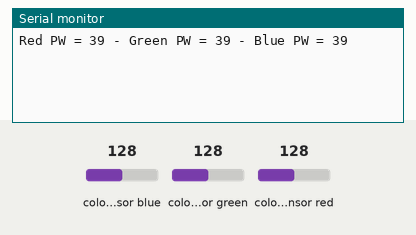
A sketch run on a simulated Arduino Uno, built with avr-gcc and run on an emulated ATmega328P. On the bench: the last lines printed to the serial monitor. Wiring (inferred from the names in the program): TCS3200 colour sensor: output pin 4; S2 pin 2; S3 pin 3. Inputs (shaded band) come from the test bench; at power-on: colour sensor blue 128, colour sensor green 128, colour sensor red 128.

Above: at 1.2 s.
1.3 s: colour sensor blue set to 191
At 2.3 s:
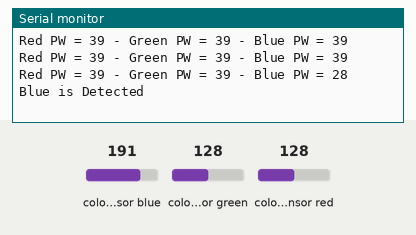
3.9 s: colour sensor green set to 250
At 5.3 s:
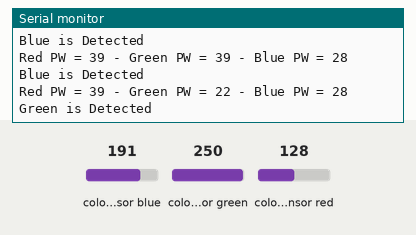
6.9 s: colour sensor red set to 5
At 7.7 s:
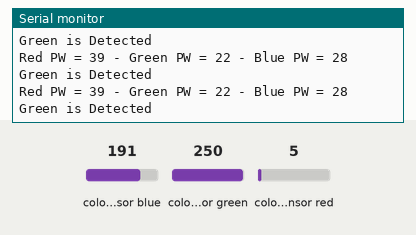

Measured:
- after the input at 1.3 s, the serial monitor: prints a new line after 0.50 s (image 1)
- after the input at 3.9 s, the serial monitor: prints a new line after 0.91 s (image 2)

The sketch:

colorsensor_v2.ino
```cpp
// Define color sensor pins
#define S0 0
#define S1 1
#define S2 2
#define S3 3
#define sensorOut 4

// Calibration Values
// *Get these from Calibration Sketch
int redMin = 0; // Red minimum value
int redMax = 0; // Red maximum value
int greenMin = 0; // Green minimum value
int greenMax = 0; // Green maximum value
int blueMin = 0; // Blue minimum value
int blueMax = 0; // Blue maximum value

// Variables for Color Pulse Width Measurements
int redPW = 0;
int greenPW = 0;
int bluePW = 0;

// Variables for final Color values
int redValue;
int greenValue;
int blueValue;

void setup() {
	// Set S0 - S3 as outputs
	pinMode(S0, OUTPUT);
	pinMode(S1, OUTPUT);
	pinMode(S2, OUTPUT);
	pinMode(S3, OUTPUT);

	// Set Pulse Width scaling to 20%
	digitalWrite(S0,HIGH);
	digitalWrite(S1,LOW);

	// Set Sensor output as input
	pinMode(sensorOut, INPUT);

	// Setup Serial Monitor
	Serial.begin(9600);
}

void loop() {
	// Read Red Pulse Width
	redPW = getRedPW();
  // Map to value from 0-255
  redValue = map(redPW, redMin,redMax,255,0);
	// Delay to stabilize sensor
	delay(200);

	// Read Green Pulse Width
	greenPW = getGreenPW();
  // Map to value from 0-255
  greenValue = map(greenPW, greenMin, greenMax,255,0);
	// Delay to stabilize sensor
	delay(200);

	// Read Blue Pulse Width
	bluePW = getBluePW();
  // Map to value from 0-255
  blueValue = map(bluePW, blueMin, blueMax,255,0);
	// Delay to stabilize sensor
	delay(200);

	// Print output to Serial Monitor
	Serial.print("Red PW = ");
	Serial.print(redPW);
	Serial.print(" - Green PW = ");
	Serial.print(greenPW);
	Serial.print(" - Blue PW = ");
	Serial.println(bluePW);


  if (redPW > 200 && greenPW > 200 && bluePW > 200) {
    Serial.println("Black is detected");
  } else if (redPW < greenPW && redPW < bluePW){
    Serial.println("Red is Detected");
  }
  else if (redPW > greenPW && greenPW < bluePW){
    Serial.println("Green is Detected");
  }
  else if (redPW > bluePW && greenPW > bluePW){
   Serial.println("Blue is Detected");
  }

  //else Serial.println("Nothing is Detected");


  // if (redPW < 100) Serial.println("Red is Detected");
  // else if (greenPW < 100 && bluePW < 100) Serial.println("Green is Detected");
  // else if (bluePW < 100) Serial.println("Blue is Detected");
  // else Serial.println("Nothing is Detected");
}


// Function to read Red Pulse Widths
int getRedPW() {
	// Set sensor to read Red only
	digitalWrite(S2,LOW);
	digitalWrite(S3,LOW);
	// Define integer to represent Pulse Width
	int PW;
	// Read the output Pulse Width
	PW = pulseIn(sensorOut, LOW);
	// Return the value
	return PW;
}

// Function to read Green Pulse Widths
int getGreenPW() {
	// Set sensor to read Green only
	digitalWrite(S2,HIGH);
	digitalWrite(S3,HIGH);
	// Define integer to represent Pulse Width
	int PW;
	// Read the output Pulse Width
	PW = pulseIn(sensorOut, LOW);
	// Return the value
	return PW;
}

// Function to read Blue Pulse Widths
int getBluePW() {
	// Set sensor to read Blue only
	digitalWrite(S2,LOW);
	digitalWrite(S3,HIGH);
	// Define integer to represent Pulse Width
	int PW;
	// Read the output Pulse Width
	PW = pulseIn(sensorOut, LOW);
	// Return the value
	return PW;
}
```
